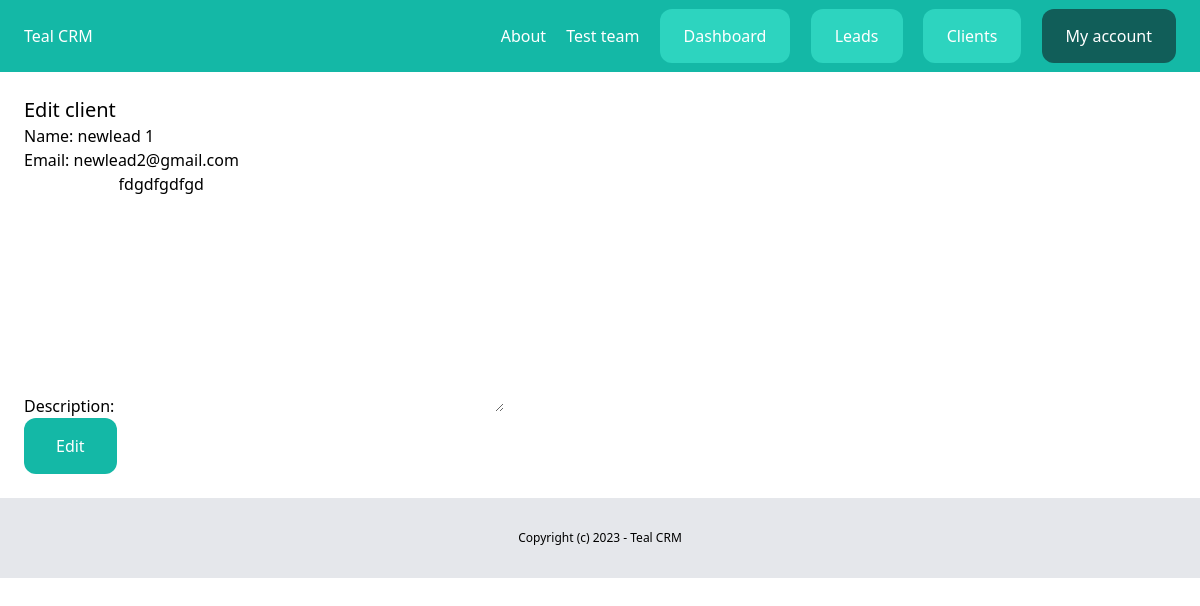
The page /dashboard/clients/11/edit/ (signed in) on the database its author committed.
### teams/models.py (models this page shows, shortened)
class Team(models.Model):
    plan = models.ForeignKey(Plan, related_name='teams', blank=True, null=True, on_delete=models.CASCADE)
    name = models.CharField(max_length=100)
    members = models.ManyToManyField(User, related_name='teams')
    created_by = models.ForeignKey(User, related_name='created_teams', on_delete=models.CASCADE)
    created_at = models.DateTimeField(auto_now_add=True)

### client/models.py (models this page shows, shortened)
class Client(models.Model):
    team = models.ForeignKey(Team, related_name='clients', on_delete=models.CASCADE)
    name = models.CharField(max_length=255)
    email = models.EmailField()
    description = models.TextField(blank=True, null=True)
    created_by = models.ForeignKey(User, related_name='clients', on_delete=models.CASCADE)
    created_at = models.DateTimeField(auto_now_add=True)
    modified_at = models.DateTimeField(auto_now=True)
    class Meta:
        ordering = ('name',)

### client/views.py (the view)
# urls.py: path('<int:pk>/edit/', views.clients_edit, name='edit'),
@login_required
def clients_edit(request, pk):
    client = get_object_or_404(Client, created_by=request.user, pk=pk)
    if request.method == 'POST':
        form = AddClientForm(request.POST, instance=client)
        if form.is_valid():
            form.save()
            messages.success(request, 'The changes was saved.')
            return redirect('clients:list')
    else:
        form = AddClientForm(instance=client)
    return render(request, 'client/clients_edit.html', {
        'form': form
    })

### client/forms.py
class AddClientForm(forms.ModelForm):
    class Meta:
        model = Client
        fields = ('name', 'email', 'description')

### teams/context_processors.py (called while the page is built)
def active_team(request):
    if request.user.is_authenticated:
        if request.user.userprofile.active_team:
            active_team = request.user.userprofile.active_team
        else:
            active_team = Team.objects.filter(created_by=request.user)[0]
    else:
        active_team = None
    return {'active_team': active_team}

### client/templates/client/clients_edit.html (shortened to what this page needs)
{% extends 'core/base.html' %}
{% block content %}
<div class="py-6 px-6">
    <h1 class="text-xl">Edit client</h1>
    <form method="POST">
        {{form.as_p}}
        <button class="py-4 px-8 bg-teal-500 text-white rounded-xl">Edit</button>
    </form>
</div>
{% endblock%}

### core/templates/core/partials/nav.html
<nav class="py-6 px-6 bg-teal-500 flex justify-between">
    <a href="/" class="text-white">Teal CRM</a>
    <div class="space-x-4">
      <a href="{% url 'about' %}" class="text-white">About</a>
      {% if request.user.is_authenticated %}
        <a href="{% url 'teams:detail' active_team.id %}" class="text-white">{{ active_team.name }}</a>
        <a href="{% url 'dashboard:index' %}" class="py-4 px-6 bg-teal-400 rounded-xl text-white">Dashboard</a>
        <a href="{% url 'leads:list' %}" class="py-4 px-6 bg-teal-400 rounded-xl text-white">Leads</a>
        <a href="{% url 'clients:list' %}" class="py-4 px-6 bg-teal-400 rounded-xl text-white">Clients</a>
        <a href="{% url 'userprofile:myaccount' %}" class="py-4 px-6 bg-teal-800 rounded-xl text-white">My account</a>
      {% else %}
        <a href="{% url 'login' %}" class="py-4 px-6 bg-teal-600 rounded-xl text-white">Log in</a>
        <a href="{% url 'userprofile:signup' %}" class="py-4 px-6 bg-teal-400 rounded-xl text-white">Sign up</a>
      {% endif %}
    </div>
</nav>

### rows shown on the page
Team: name "Test team"
Client: name "newlead 1", email "newlead2@gmail.com", description "fdgdfgdfgd"
